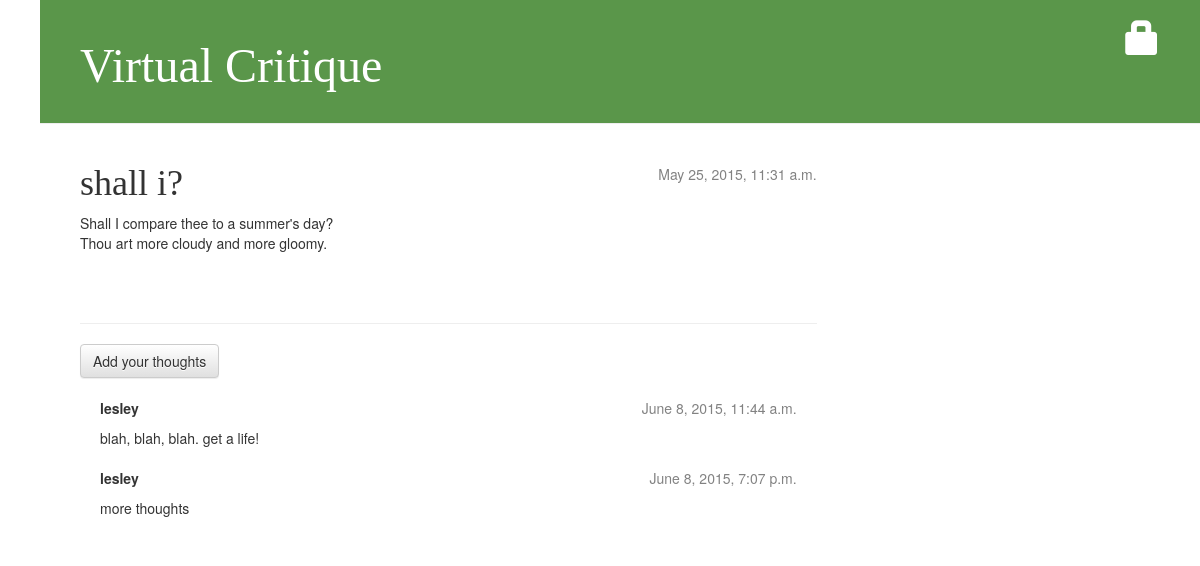
The app's page /post/1/ with its own data.
### entry/models.py (models this page shows, shortened)
class Post(models.Model):
    author = models.ForeignKey('auth.User')
    title = models.CharField(max_length=200)
    text = models.TextField(blank=True)
    create_date = models.DateTimeField(default=timezone.now)
    publish_date = models.DateTimeField(blank=True, null=True)

class Critique(models.Model):
    post = models.ForeignKey('entry.Post', related_name='comments')
    author = models.CharField(max_length=200)
    text = models.TextField()
    create_date = models.DateTimeField(default=timezone.now)
    approved = models.BooleanField(default=False)

### entry/views.py (the view)
# urls.py: url(r'^post/(?P<pk>[0-9]+)/$', views.post_detail),
def post_detail(request, pk):
    post = get_object_or_404(Post, pk=pk)
    return render(request, 'entry/post_detail.html', {'post': post})

### entry/templates/entry/post_detail.html
{% extends "entry/base.html" %}
{%block content%}
   <div class="post">
       {% if post.publish_date %}
           <div class="date">
               {{ post.publish_date }}
       {% else %}
            <a class="btn btn-default" href="{% url 'entry.views.post_publish' pk=post.pk %}">Publish</a>
          {% endif %}
          </div>
       {% if user.is_authenticated %}
       <a class="btn btn-default" href="{% url "post_edit" pk=post.pk %}"><span class="glyphicon glyphicon-pencil"></span></a>
       <a class="btn btn-default" href="{% url 'post_remove' pk=post.pk %}"><span class="glyphicon glyphicon-remove"></span></a>
       {% else %}
       <a href="{% url 'django.contrib.auth.views.login' %}" class="top-menu"><span class="glyphicon glyphicon-lock"></span></a>
       {% endif %}
       <h1>{{ post.title }}</h1>
       <p>{{ post.text|linebreaks }}</p>
   </div>
        <hr>
       <a class="btn btn-default" href="{% url 'add_critique_to_post' pk=post.pk %}">Add your thoughts</a>
       {% for critique in post.comments.all %}
        <div class="critique">
        <div class="date">{{ critique.create_date }}</div>
        <strong>{{ critique.author }}</strong>
        <p>{{ critique.text|linebreaks }}</p>
    </div>
       {% empty %}
    <p>Anxiously awaiting your thoughts.</p>
       {% endfor %}
{% endblock %}

### entry/static/css/entry.css (style rules this page uses)
body { padding-left: 40px; }
.critique { margin: 20px 20px 20px 20px; }
h1, h2, h3, h4 { font-family: 'Bree Serif'; }
.date { float: right; color: #828282; }
.top-menu, .top-menu:hover, .top-menu:visited { color: #ffffff; float: right; font-size: 26pt; margin-right: 20px; }
.post { margin-bottom: 70px; }

### records on screen
Post: publish_date "May 25, 2015, 11:31 a.m.", title "shall i?", text "Shall I compare thee to a summer's day? Thou art more cloudy and more gloomy."
Critique: create_date "June 8, 2015, 11:44 a.m.", author "lesley", text "blah, blah, blah. get a life!"
Critique: create_date "June 8, 2015, 7:07 p.m.", author "lesley", text "more thoughts"
